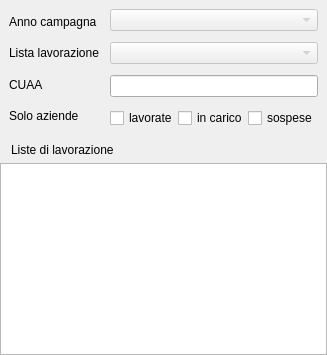
          <widget class="QWidget" name="ListaLavorazione">
           <property name="contextMenuPolicy">
            <enum>Qt::DefaultContextMenu</enum>
           </property>
           <property name="servizioAgri" stdset="0">
            <string>ListaLavorazione</string>
           </property>
           <layout class="QVBoxLayout" name="verticalLayout_3">
            <property name="spacing">
             <number>0</number>
            </property>
            <property name="leftMargin">
             <number>0</number>
            </property>
            <property name="topMargin">
             <number>0</number>
            </property>
            <property name="rightMargin">
             <number>0</number>
            </property>
            <property name="bottomMargin">
             <number>0</number>
            </property>
            <item>
             <widget class="QFrame" name="frame">
              <property name="styleSheet">
               <string notr="true"/>
              </property>
              <property name="frameShape">
               <enum>QFrame::NoFrame</enum>
              </property>
              <property name="class" stdset="0">
               <string>serviceFilter</string>
              </property>
              <layout class="QHBoxLayout" name="horizontalLayout_22">
               <property name="spacing">
                <number>11</number>
               </property>
               <item>
                <layout class="QVBoxLayout" name="verticalLayout_5">
                 <property name="spacing">
                  <number>7</number>
                 </property>
                 <property name="bottomMargin">
                  <number>0</number>
                 </property>
                 <item>
                  <widget class="QLabel" name="lblAnno">
                   <property name="sizePolicy">
                    <sizepolicy hsizetype="Preferred" vsizetype="Preferred">
                     <horstretch>0</horstretch>
                     <verstretch>0</verstretch>
                    </sizepolicy>
                   </property>
                   <property name="text">
                    <string>Anno campagna</string>
                   </property>
                   <property name="class" stdset="0">
                    <string>boldText</string>
                   </property>
                  </widget>
                 </item>
                 <item>
                  <widget class="QLabel" name="lblLista">
                   <property name="sizePolicy">
                    <sizepolicy hsizetype="Preferred" vsizetype="Preferred">
                     <horstretch>0</horstretch>
                     <verstretch>0</verstretch>
                    </sizepolicy>
                   </property>
                   <property name="visible">
                    <bool>false</bool>
                   </property>
                   <property name="text">
                    <string>Lista lavorazione</string>
                   </property>
                   <property name="class" stdset="0">
                    <string>boldText</string>
                   </property>
                  </widget>
                 </item>
                 <item>
                  <widget class="QLabel" name="lblCuaa">
                   <property name="sizePolicy">
                    <sizepolicy hsizetype="Preferred" vsizetype="Preferred">
                     <horstretch>0</horstretch>
                     <verstretch>0</verstretch>
                    </sizepolicy>
                   </property>
                   <property name="text">
                    <string>CUAA</string>
                   </property>
                   <property name="class" stdset="0">
                    <string>boldText</string>
                   </property>
                  </widget>
                 </item>
                 <item>
                  <widget class="QLabel" name="lblEvFiltri">
                   <property name="text">
                    <string>Solo aziende</string>
                   </property>
                   <property name="class" stdset="0">
                    <string>boldText</string>
                   </property>
                  </widget>
                 </item>
                </layout>
               </item>
               <item>
                <layout class="QVBoxLayout" name="verticalLayout_15">
                 <item>
                  <widget class="QComboBox" name="cmbLista">
                   <property name="enabled">
                    <bool>false</bool>
                   </property>
                   <property name="sizePolicy">
                    <sizepolicy hsizetype="Expanding" vsizetype="Fixed">
                     <horstretch>0</horstretch>
                     <verstretch>0</verstretch>
                    </sizepolicy>
                   </property>
                   <property name="visible">
                    <bool>false</bool>
                   </property>
                   <property name="servizioAgri" stdset="0">
                    <string>ListaLavorazione</string>
                   </property>
                  </widget>
                 </item>
                 <item>
                  <widget class="QComboBox" name="cmbAnno">
                   <property name="enabled">
                    <bool>false</bool>
                   </property>
                   <property name="sizePolicy">
                    <sizepolicy hsizetype="Expanding" vsizetype="Fixed">
                     <horstretch>0</horstretch>
                     <verstretch>0</verstretch>
                    </sizepolicy>
                   </property>
                   <property name="minimumSize">
                    <size>
                     <width>100</width>
                     <height>0</height>
                    </size>
                   </property>
                   <property name="servizioAgri" stdset="0">
                    <string>ListaLavorazione</string>
                   </property>
                  </widget>
                 </item>
                 <item>
                  <widget class="QLineEdit" name="edtCuaa">
                   <property name="servizioAgri" stdset="0">
                    <string>ElencoAziende</string>
                   </property>
                  </widget>
                 </item>
                 <item alignment="Qt::AlignLeft">
                  <widget class="QFrame" name="horizontalFrame">
                   <layout class="QHBoxLayout" name="horizontalLayout_6">
                    <property name="spacing">
                     <number>0</number>
                    </property>
                    <property name="sizeConstraint">
                     <enum>QLayout::SetDefaultConstraint</enum>
                    </property>
                    <property name="leftMargin">
                     <number>0</number>
                    </property>
                    <property name="topMargin">
                     <number>0</number>
                    </property>
                    <property name="rightMargin">
                     <number>0</number>
                    </property>
                    <property name="bottomMargin">
                     <number>0</number>
                    </property>
                    <item>
                     <widget class="QCheckBox" name="chkLavorate">
                      <property name="layoutDirection">
                       <enum>Qt::LeftToRight</enum>
                      </property>
                      <property name="text">
                       <string>lavorate</string>
                      </property>
                     </widget>
                    </item>
                    <item>
                     <widget class="QCheckBox" name="chkBloccate">
                      <property name="text">
                       <string>in carico</string>
                      </property>
                     </widget>
                    </item>
                    <item>
                     <widget class="QCheckBox" name="chkSospese">
                      <property name="text">
                       <string>sospese</string>
                      </property>
                     </widget>
                    </item>
                   </layout>
                  </widget>
                 </item>
                </layout>
               </item>
              </layout>
             </widget>
            </item>
            <item>
             <widget class="QFrame" name="frame">
              <property name="styleSheet">
               <string notr="true"/>
              </property>
              <property name="frameShape">
               <enum>QFrame::NoFrame</enum>
              </property>
              <property name="class" stdset="0">
               <string>serviceTitle</string>
              </property>
              <layout class="QHBoxLayout" name="horizontalLayout_4">
               <property name="leftMargin">
                <number>11</number>
               </property>
               <property name="topMargin">
                <number>6</number>
               </property>
               <property name="bottomMargin">
                <number>6</number>
               </property>
               <item>
                <widget class="QLabel" name="label">
                 <property name="text">
                  <string>Liste di lavorazione</string>
                 </property>
                 <property name="class" stdset="0">
                  <string>boldText</string>
                 </property>
                </widget>
               </item>
              </layout>
             </widget>
            </item>
            <item>
             <widget class="QTableView" name="grid_ListaLavorazione">
              <property name="contextMenuPolicy">
               <enum>Qt::CustomContextMenu</enum>
              </property>
              <property name="selectionMode">
               <enum>QAbstractItemView::SingleSelection</enum>
              </property>
              <property name="selectionBehavior">
               <enum>QAbstractItemView::SelectRows</enum>
              </property>
              <property name="sortingEnabled">
               <bool>true</bool>
              </property>
              <property name="servizioAgri" stdset="0">
               <string>ListaLavorazione</string>
              </property>
              <attribute name="horizontalHeaderHighlightSections">
               <bool>false</bool>
              </attribute>
              <attribute name="horizontalHeaderStretchLastSection">
               <bool>true</bool>
              </attribute>
             </widget>
            </item>
           </layout>
          </widget>
